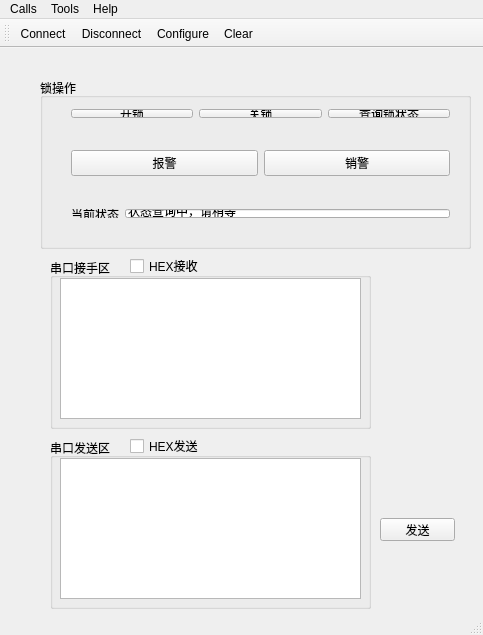
<?xml version="1.0" encoding="UTF-8"?>
<ui version="4.0">
 <class>MainWindow</class>
 <widget class="QMainWindow" name="MainWindow">
  <property name="geometry">
   <rect>
    <x>0</x>
    <y>0</y>
    <width>483</width>
    <height>635</height>
   </rect>
  </property>
  <property name="windowTitle">
   <string>MainWindow</string>
  </property>
  <widget class="QWidget" name="centralWidget">
   <widget class="QGroupBox" name="groupBox">
    <property name="geometry">
     <rect>
      <x>50</x>
      <y>210</y>
      <width>321</width>
      <height>171</height>
     </rect>
    </property>
    <property name="title">
     <string>串口接手区</string>
    </property>
    <widget class="QTextEdit" name="te_receive">
     <property name="geometry">
      <rect>
       <x>10</x>
       <y>20</y>
       <width>301</width>
       <height>141</height>
      </rect>
     </property>
    </widget>
    <widget class="QCheckBox" name="hexRecvcheckBox">
     <property name="geometry">
      <rect>
       <x>80</x>
       <y>0</y>
       <width>71</width>
       <height>16</height>
      </rect>
     </property>
     <property name="text">
      <string>HEX接收</string>
     </property>
    </widget>
   </widget>
   <widget class="QGroupBox" name="recvgroupBox">
    <property name="geometry">
     <rect>
      <x>50</x>
      <y>390</y>
      <width>321</width>
      <height>171</height>
     </rect>
    </property>
    <property name="title">
     <string>串口发送区</string>
    </property>
    <widget class="QTextEdit" name="teSend">
     <property name="geometry">
      <rect>
       <x>10</x>
       <y>20</y>
       <width>301</width>
       <height>141</height>
      </rect>
     </property>
    </widget>
    <widget class="QCheckBox" name="hexsendcheckBox">
     <property name="geometry">
      <rect>
       <x>80</x>
       <y>0</y>
       <width>71</width>
       <height>16</height>
      </rect>
     </property>
     <property name="text">
      <string>HEX发送</string>
     </property>
    </widget>
   </widget>
   <widget class="QPushButton" name="sendpushButton">
    <property name="geometry">
     <rect>
      <x>380</x>
      <y>470</y>
      <width>75</width>
      <height>23</height>
     </rect>
    </property>
    <property name="text">
     <string>发送</string>
    </property>
   </widget>
   <widget class="QGroupBox" name="groupBox_2">
    <property name="geometry">
     <rect>
      <x>40</x>
      <y>30</y>
      <width>431</width>
      <height>171</height>
     </rect>
    </property>
    <property name="title">
     <string>锁操作</string>
    </property>
    <widget class="QWidget" name="horizontalLayoutWidget_3">
     <property name="geometry">
      <rect>
       <x>20</x>
       <y>120</y>
       <width>401</width>
       <height>31</height>
      </rect>
     </property>
     <layout class="QHBoxLayout" name="horizontalLayout_4">
      <item>
       <widget class="QLabel" name="label_3">
        <property name="text">
         <string>当前状态</string>
        </property>
       </widget>
      </item>
      <item>
       <widget class="QLineEdit" name="lineEdit">
        <property name="text">
         <string>状态查询中，请稍等</string>
        </property>
       </widget>
      </item>
     </layout>
    </widget>
    <widget class="QWidget" name="horizontalLayoutWidget_2">
     <property name="geometry">
      <rect>
       <x>20</x>
       <y>60</y>
       <width>401</width>
       <height>51</height>
      </rect>
     </property>
     <layout class="QHBoxLayout" name="horizontalLayout_2">
      <item>
       <widget class="QPushButton" name="alarmpushButton">
        <property name="text">
         <string>报警</string>
        </property>
       </widget>
      </item>
      <item>
       <widget class="QPushButton" name="CloseloclearalarmckpushButton">
        <property name="text">
         <string>销警</string>
        </property>
       </widget>
      </item>
     </layout>
    </widget>
    <widget class="QWidget" name="horizontalLayoutWidget">
     <property name="geometry">
      <rect>
       <x>20</x>
       <y>20</y>
       <width>401</width>
       <height>31</height>
      </rect>
     </property>
     <layout class="QHBoxLayout" name="horizontalLayout">
      <item>
       <widget class="QPushButton" name="openlockpushButton">
        <property name="text">
         <string>开锁</string>
        </property>
       </widget>
      </item>
      <item>
       <widget class="QPushButton" name="CloselockpushButton">
        <property name="text">
         <string>关锁</string>
        </property>
       </widget>
      </item>
      <item>
       <widget class="QPushButton" name="QuerypushButton">
        <property name="text">
         <string>查询锁状态</string>
        </property>
       </widget>
      </item>
     </layout>
    </widget>
   </widget>
  </widget>
  <widget class="QMenuBar" name="menuBar">
   <property name="geometry">
    <rect>
     <x>0</x>
     <y>0</y>
     <width>483</width>
     <height>23</height>
    </rect>
   </property>
   <widget class="QMenu" name="menu">
    <property name="title">
     <string>Calls</string>
    </property>
    <addaction name="actionConnect"/>
    <addaction name="actionDisconnect"/>
    <addaction name="separator"/>
    <addaction name="actionQuit"/>
   </widget>
   <widget class="QMenu" name="menuTools">
    <property name="title">
     <string>Tools</string>
    </property>
    <addaction name="actionConfigure"/>
    <addaction name="actionClear"/>
   </widget>
   <widget class="QMenu" name="menuHelp">
    <property name="title">
     <string>Help</string>
    </property>
    <addaction name="actionAbout"/>
   </widget>
   <addaction name="menu"/>
   <addaction name="menuTools"/>
   <addaction name="menuHelp"/>
  </widget>
  <widget class="QToolBar" name="mainToolBar">
   <attribute name="toolBarArea">
    <enum>TopToolBarArea</enum>
   </attribute>
   <attribute name="toolBarBreak">
    <bool>false</bool>
   </attribute>
   <addaction name="actionConnect"/>
   <addaction name="actionDisconnect"/>
   <addaction name="actionConfigure"/>
   <addaction name="actionClear"/>
  </widget>
  <widget class="QStatusBar" name="statusBar"/>
  <action name="actionConnect">
   <property name="icon">
    <iconset resource="serial.qrc">
     <normaloff>:/images/connect.png</normaloff>:/images/connect.png</iconset>
   </property>
   <property name="text">
    <string>Connect</string>
   </property>
   <property name="shortcut">
    <string>Ctrl+O</string>
   </property>
  </action>
  <action name="actionDisconnect">
   <property name="icon">
    <iconset resource="serial.qrc">
     <normaloff>:/images/disconnect.png</normaloff>:/images/disconnect.png</iconset>
   </property>
   <property name="text">
    <string>&amp;Disconnect</string>
   </property>
   <property name="toolTip">
    <string>Disconnect</string>
   </property>
   <property name="shortcut">
    <string>Ctrl+D</string>
   </property>
  </action>
  <action name="actionQuit">
   <property name="icon">
    <iconset resource="serial.qrc">
     <normaloff>:/images/application-exit.png</normaloff>:/images/application-exit.png</iconset>
   </property>
   <property name="text">
    <string>Quit</string>
   </property>
   <property name="shortcut">
    <string>Ctrl+Q</string>
   </property>
  </action>
  <action name="actionConfigure">
   <property name="icon">
    <iconset resource="serial.qrc">
     <normaloff>:/images/settings.png</normaloff>:/images/settings.png</iconset>
   </property>
   <property name="text">
    <string>Configure</string>
   </property>
   <property name="shortcut">
    <string>Alt+C</string>
   </property>
  </action>
  <action name="actionClear">
   <property name="icon">
    <iconset resource="serial.qrc">
     <normaloff>:/images/clear.png</normaloff>:/images/clear.png</iconset>
   </property>
   <property name="text">
    <string>C&amp;lear</string>
   </property>
   <property name="shortcut">
    <string>Ctrl+L</string>
   </property>
  </action>
  <action name="actionAbout">
   <property name="text">
    <string>&amp;About</string>
   </property>
   <property name="shortcut">
    <string>Ctrl+A</string>
   </property>
  </action>
 </widget>
 <layoutdefault spacing="6" margin="11"/>
 <resources>
  <include location="serial.qrc"/>
 </resources>
 <connections/>
</ui>
